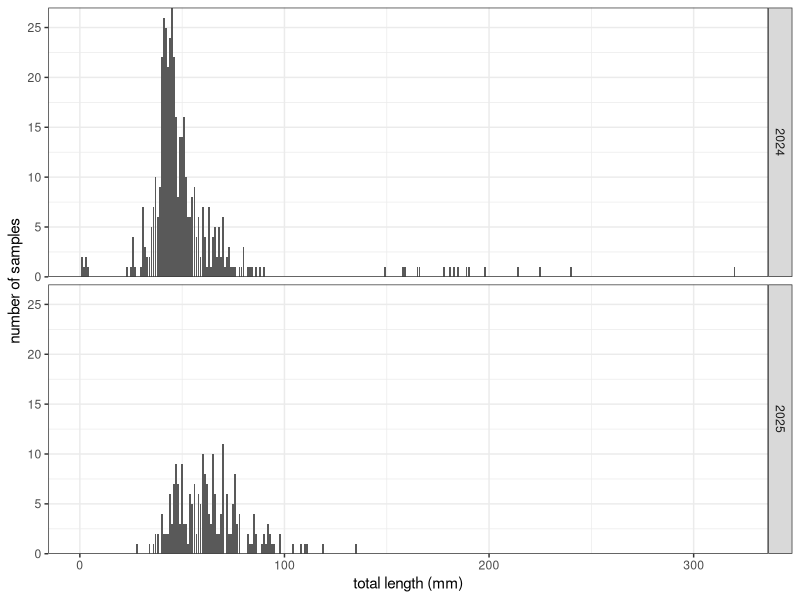
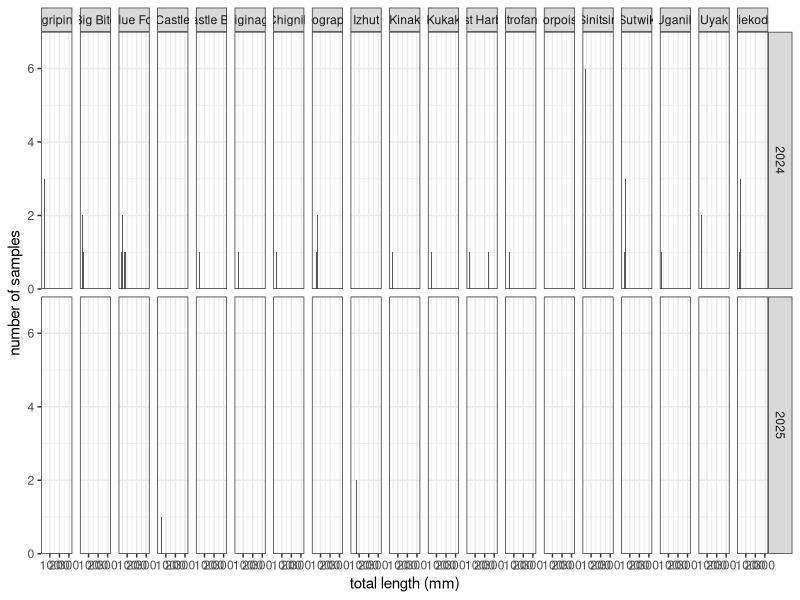
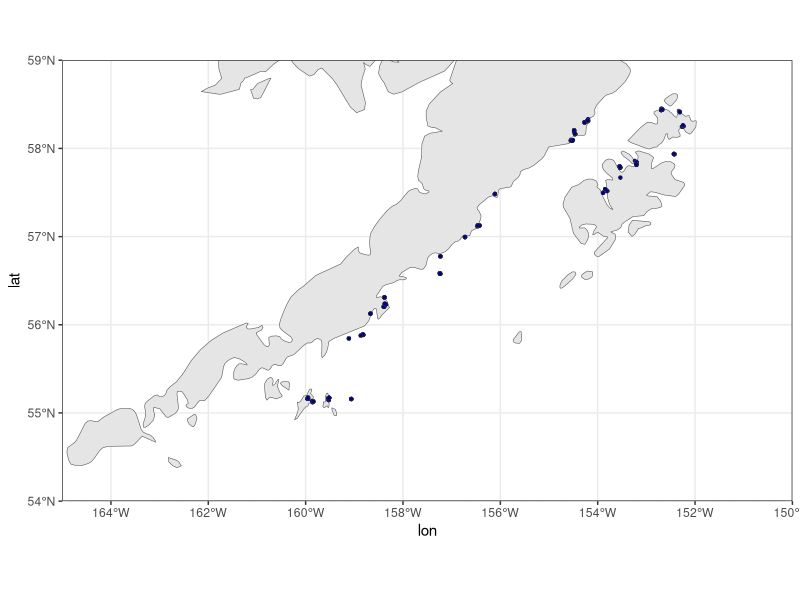

Write R code to recreate these figures, in order. (Note: this script raises an error after producing the figures.)
## ---- chunk 1
knitr::opts_chunk$set(echo = TRUE)
## ---- chunk 2
library(tidyverse)
library(readxl)


# load data
samps24 <- read_xlsx("../data/2024FinClipsforGenetics.xlsx", sheet = "Samples")
samps25 <- read_xlsx("../data/2025GeneticsSamples.xlsx", sheet = "Samples")

## ---- chunk 3
df24 <- samps24 %>%
  filter(Species == "Pacific cod") %>%
  filter(`Total Length` != "?") %>%
  mutate(length = as.numeric(`Total Length`)) %>%
  mutate(year = "2024") %>%
  rename(lon = Long, lat = Lat)

comb_df <- samps25 %>%
  filter(Species == "PCOD") %>%
  mutate(length = as.numeric(TL)) %>%
  mutate(year = "2025") %>%
  rename(lon = LONGITUDE, lat = LATITUDE) %>%
  bind_rows(df24) %>%
  mutate(Location = str_to_title(Location)) %>% # fix formatting
  mutate(lon = -1*lon) # these are near Kodiak, so we'll correct this confusion.


comb_df %>%
  ggplot(aes(x = length)) +
  geom_bar(stat = "count") +
  facet_grid(rows = vars(year)) +
  theme_bw() +
  scale_y_continuous(expand = c(0,0)) +
  labs(
    x = "total length (mm)",
    y = "number of samples"
  )


## ---- chunk 4
comb_df %>%
  group_by(Location, year) %>%
  add_tally() %>%
  filter(n > 10) %>% # minimum number of samples per sampling location per year
  ggplot(aes(x = length)) +
  geom_bar(stat = "count") +
  facet_grid(rows = vars(year), cols = vars(Location)) +
  theme_bw() +
  scale_y_continuous(expand = c(0,0)) +
  labs(
    x = "total length (mm)",
    y = "number of samples"
  )

## ---- chunk 5
tmp_df <- comb_df %>%
  mutate(Location = ifelse(Location == "Big Bite", "Big Bight", Location)) %>%
  mutate(Location = ifelse(Location == "Castle", "Castle Bay", Location)) %>%
  group_by(Location, year) %>%
  add_tally() %>%
  filter(n > 5) # minimum number of samples per sampling location per year
 

## ---- chunk 6
library(sf)  
library(rnaturalearth)
library(rnaturalearthdata)
library(patchwork)

world <- ne_countries(scale = "medium", returnclass = "sf")

pacific_map <- ggplot(data = world) +
  geom_sf() +
  coord_sf(xlim = c(-165, -150), 
           ylim = c(59, 54), 
           expand = FALSE) +
  theme_bw()


pacific_map +
  geom_point(data = tmp_df, aes(x = lon, y = lat), 
              stroke = 0.2, color = "gray20", 
              shape = 21, fill = "darkblue", 
              alpha = 0.7, size = 1.2) 
  

## ---- chunk 7
#library(ggrepel)

p <- tmp_df %>%
  ungroup() %>%
  filter(lon < -155) %>%
  arrange(Location) %>%
  select(Location, lat, lon) %>%
  unique() %>%
  group_by(Location) %>%
  mutate(index = row_number()) %>%
  ungroup() %>%
  filter(index == 1)
  
w_kodiak_sites <- pacific_map +
  geom_point(data = p, aes(x = lon, y = lat), 
              color = "blue", alpha = 0.7, size = 1.2) +
  geom_text_repel(data = p,  aes(lon, lat, label = Location),
            hjust = -0.1, vjust = -0.5, size = 3, min.segment.length = 0,
                  seed = 123) +
  labs(
    x = "Longitude",
    y = "Latitude"
  ) +
  scale_x_continuous(breaks = c(-160, -155, -150))

w_kodiak_sites

ggsave("outputs/pcod_age0_map.png")
## ---- chunk 8
samples_by_size <- tmp_df %>%
  ungroup() %>%
  filter(lon < -156) %>%
  filter(length < 150) %>%
  ggplot(aes(x = length)) +
  geom_bar(stat = "count") +
  facet_grid(rows = vars(year), cols = vars(reorder(Location, lon)), scales = "free_y") +
  theme_bw() +
  theme(
    strip.text = element_text(size = 5),
    axis.title = element_text(size = 6),
    axis.text = element_text(size = 5)
  ) +
  scale_y_continuous(expand = c(0,0)) +
  labs(
    x = "total length (mm)",
    y = "number of samples"
  ) +
  scale_x_continuous(breaks = c(20,40,60)) +
  scale_y_continuous(breaks = c(2,4,6))
  
samples_by_size
ggsave("outputs/samples.png", width = 8, height = 2)

## ---- chunk 9
#w_kodiak_sites / samples_by_size + plot_layout(heights = c(2, 1))

#ggsave("outputs/samples.png", width = 8, height = 5)
